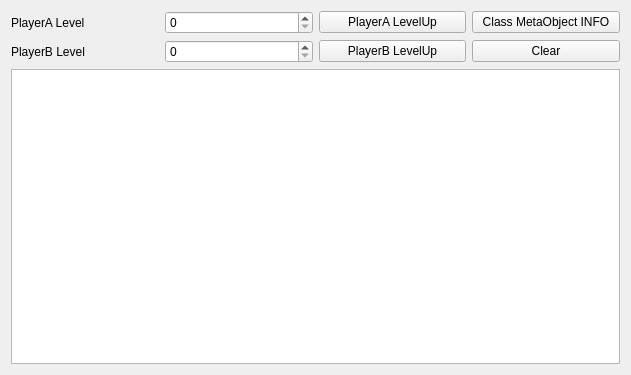
<?xml version="1.0" encoding="UTF-8"?>
<ui version="4.0">
 <class>MainUI</class>
 <widget class="QWidget" name="MainUI">
  <property name="geometry">
   <rect>
    <x>0</x>
    <y>0</y>
    <width>631</width>
    <height>375</height>
   </rect>
  </property>
  <property name="windowTitle">
   <string>MainUI</string>
  </property>
  <layout class="QVBoxLayout" name="verticalLayout">
   <item>
    <layout class="QGridLayout" name="gridLayout">
     <item row="0" column="0">
      <widget class="QLabel" name="label">
       <property name="text">
        <string>PlayerA Level</string>
       </property>
      </widget>
     </item>
     <item row="0" column="1">
      <widget class="QSpinBox" name="spinBoxA"/>
     </item>
     <item row="0" column="2">
      <widget class="QPushButton" name="btnAUp">
       <property name="text">
        <string>PlayerA LevelUp</string>
       </property>
      </widget>
     </item>
     <item row="0" column="3">
      <widget class="QPushButton" name="btnMInfo">
       <property name="text">
        <string>Class MetaObject INFO</string>
       </property>
      </widget>
     </item>
     <item row="1" column="0">
      <widget class="QLabel" name="label_2">
       <property name="text">
        <string>PlayerB Level</string>
       </property>
      </widget>
     </item>
     <item row="1" column="1">
      <widget class="QSpinBox" name="spinBoxB"/>
     </item>
     <item row="1" column="2">
      <widget class="QPushButton" name="btnBUp">
       <property name="text">
        <string>PlayerB LevelUp</string>
       </property>
      </widget>
     </item>
     <item row="1" column="3">
      <widget class="QPushButton" name="btnClear">
       <property name="text">
        <string>Clear</string>
       </property>
      </widget>
     </item>
    </layout>
   </item>
   <item>
    <widget class="QPlainTextEdit" name="plainTextEdit"/>
   </item>
  </layout>
 </widget>
 <resources/>
 <connections>
  <connection>
   <sender>btnClear</sender>
   <signal>clicked()</signal>
   <receiver>plainTextEdit</receiver>
   <slot>clear()</slot>
   <hints>
    <hint type="sourcelabel">
     <x>546</x>
     <y>50</y>
    </hint>
    <hint type="destinationlabel">
     <x>315</x>
     <y>217</y>
    </hint>
   </hints>
  </connection>
 </connections>
</ui>
